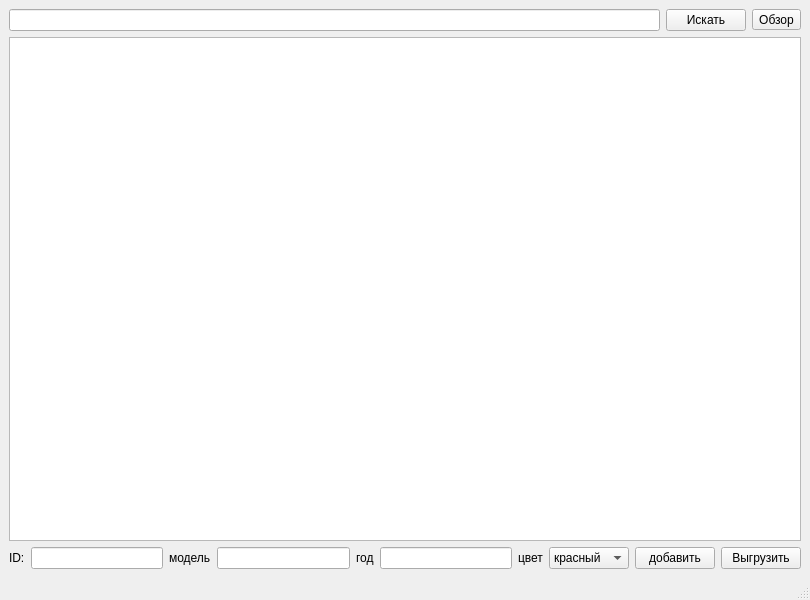
<?xml version="1.0" encoding="UTF-8"?>
<ui version="4.0">
 <class>MainWindow</class>
 <widget class="QMainWindow" name="MainWindow">
  <property name="geometry">
   <rect>
    <x>0</x>
    <y>0</y>
    <width>810</width>
    <height>600</height>
   </rect>
  </property>
  <property name="windowTitle">
   <string>MainWindow</string>
  </property>
  <widget class="QWidget" name="centralwidget">
   <layout class="QVBoxLayout" name="verticalLayout">
    <item>
     <layout class="QHBoxLayout" name="horizontalLayout">
      <item>
       <widget class="QLineEdit" name="editSearch"/>
      </item>
      <item>
       <widget class="QPushButton" name="ButtonFind">
        <property name="text">
         <string>Искать</string>
        </property>
       </widget>
      </item>
      <item>
       <widget class="QToolButton" name="toolButton">
        <property name="text">
         <string>Обзор</string>
        </property>
       </widget>
      </item>
     </layout>
    </item>
    <item>
     <widget class="TBrowser" name="textBrowser"/>
    </item>
    <item>
     <layout class="QHBoxLayout" name="horizontalLayout_2">
      <item>
       <widget class="QLabel" name="label">
        <property name="text">
         <string>ID:</string>
        </property>
       </widget>
      </item>
      <item>
       <widget class="QLineEdit" name="editID"/>
      </item>
      <item>
       <widget class="QLabel" name="label_2">
        <property name="text">
         <string>модель</string>
        </property>
       </widget>
      </item>
      <item>
       <widget class="QLineEdit" name="editModel"/>
      </item>
      <item>
       <widget class="QLabel" name="label_3">
        <property name="text">
         <string>год</string>
        </property>
       </widget>
      </item>
      <item>
       <widget class="QLineEdit" name="editYear"/>
      </item>
      <item>
       <widget class="QLabel" name="label_4">
        <property name="text">
         <string>цвет</string>
        </property>
       </widget>
      </item>
      <item>
       <widget class="QComboBox" name="comboColor">
        <item>
         <property name="text">
          <string>красный</string>
         </property>
        </item>
        <item>
         <property name="text">
          <string>зеленый </string>
         </property>
        </item>
        <item>
         <property name="text">
          <string>синий</string>
         </property>
        </item>
        <item>
         <property name="text">
          <string>черный</string>
         </property>
        </item>
       </widget>
      </item>
      <item>
       <widget class="QPushButton" name="ButtonAdd">
        <property name="text">
         <string>добавить</string>
        </property>
       </widget>
      </item>
      <item>
       <widget class="QPushButton" name="UploadButton">
        <property name="text">
         <string>Выгрузить</string>
        </property>
       </widget>
      </item>
     </layout>
    </item>
   </layout>
  </widget>
  <widget class="QMenuBar" name="menubar">
   <property name="geometry">
    <rect>
     <x>0</x>
     <y>0</y>
     <width>810</width>
     <height>22</height>
    </rect>
   </property>
  </widget>
  <widget class="QStatusBar" name="statusbar"/>
 </widget>
 <customwidgets>
  <customwidget>
   <class>TBrowser</class>
   <extends>QTextBrowser</extends>
   <header location="global">tbrowser.h</header>
  </customwidget>
 </customwidgets>
 <resources/>
 <connections>
  <connection>
   <sender>ButtonFind</sender>
   <signal>clicked()</signal>
   <receiver>MainWindow</receiver>
   <slot>FindCar()</slot>
   <hints>
    <hint type="sourcelabel">
     <x>745</x>
     <y>55</y>
    </hint>
    <hint type="destinationlabel">
     <x>710</x>
     <y>28</y>
    </hint>
   </hints>
  </connection>
  <connection>
   <sender>ButtonAdd</sender>
   <signal>clicked()</signal>
   <receiver>MainWindow</receiver>
   <slot>AddCar()</slot>
   <hints>
    <hint type="sourcelabel">
     <x>718</x>
     <y>568</y>
    </hint>
    <hint type="destinationlabel">
     <x>725</x>
     <y>577</y>
    </hint>
   </hints>
  </connection>
  <connection>
   <sender>UploadButton</sender>
   <signal>clicked()</signal>
   <receiver>MainWindow</receiver>
   <slot>UploadCar()</slot>
   <hints>
    <hint type="sourcelabel">
     <x>799</x>
     <y>568</y>
    </hint>
    <hint type="destinationlabel">
     <x>792</x>
     <y>56</y>
    </hint>
   </hints>
  </connection>
  <connection>
   <sender>ButtonAdd</sender>
   <signal>clicked()</signal>
   <receiver>editID</receiver>
   <slot>clear()</slot>
   <hints>
    <hint type="sourcelabel">
     <x>718</x>
     <y>568</y>
    </hint>
    <hint type="destinationlabel">
     <x>147</x>
     <y>567</y>
    </hint>
   </hints>
  </connection>
  <connection>
   <sender>ButtonAdd</sender>
   <signal>clicked()</signal>
   <receiver>editModel</receiver>
   <slot>clear()</slot>
   <hints>
    <hint type="sourcelabel">
     <x>718</x>
     <y>568</y>
    </hint>
    <hint type="destinationlabel">
     <x>351</x>
     <y>567</y>
    </hint>
   </hints>
  </connection>
  <connection>
   <sender>ButtonAdd</sender>
   <signal>clicked()</signal>
   <receiver>editYear</receiver>
   <slot>clear()</slot>
   <hints>
    <hint type="sourcelabel">
     <x>718</x>
     <y>568</y>
    </hint>
    <hint type="destinationlabel">
     <x>516</x>
     <y>567</y>
    </hint>
   </hints>
  </connection>
 </connections>
 <slots>
  <slot>FindCar()</slot>
  <slot>AddCar()</slot>
  <slot>UploadCar()</slot>
 </slots>
</ui>
